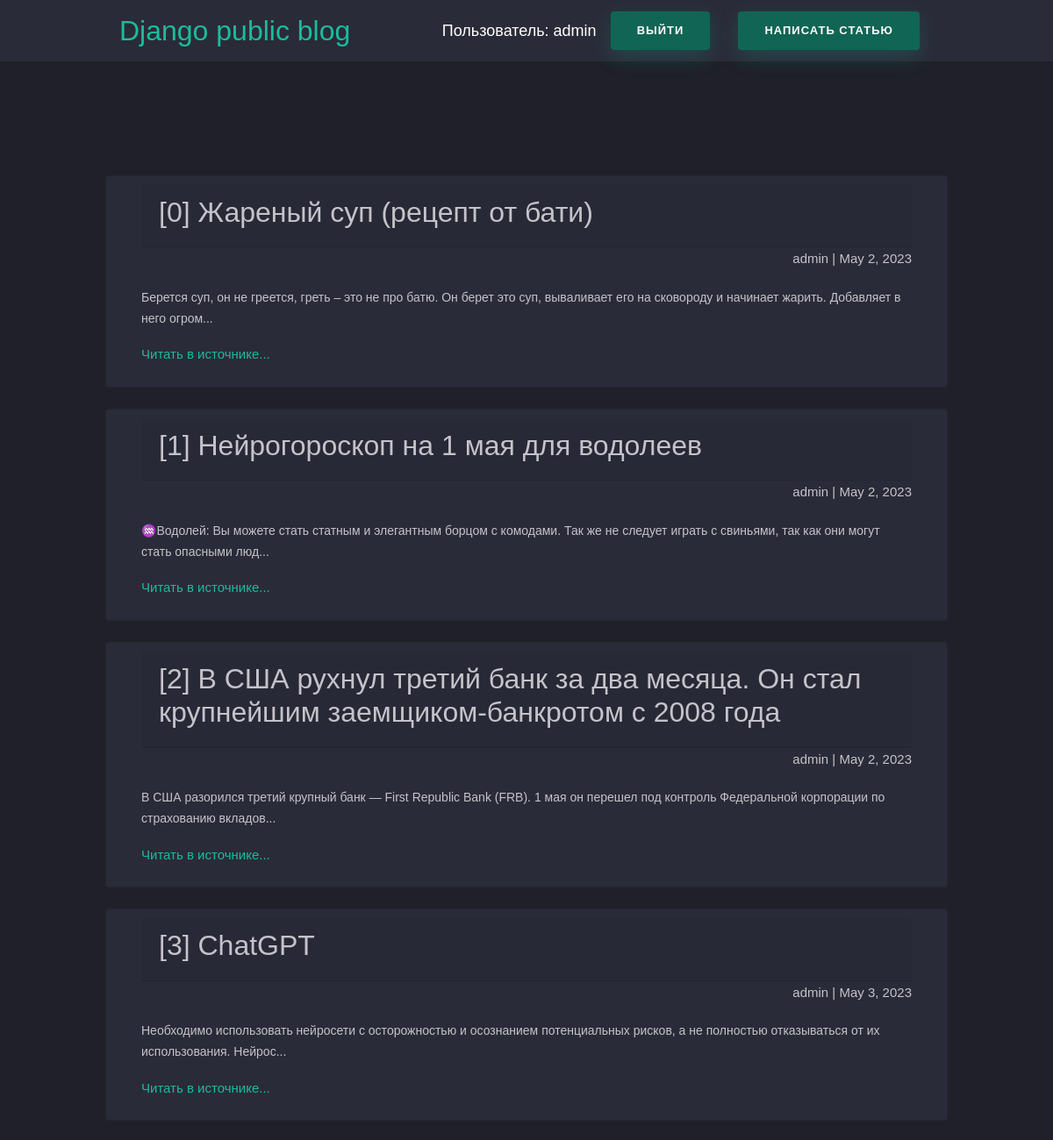
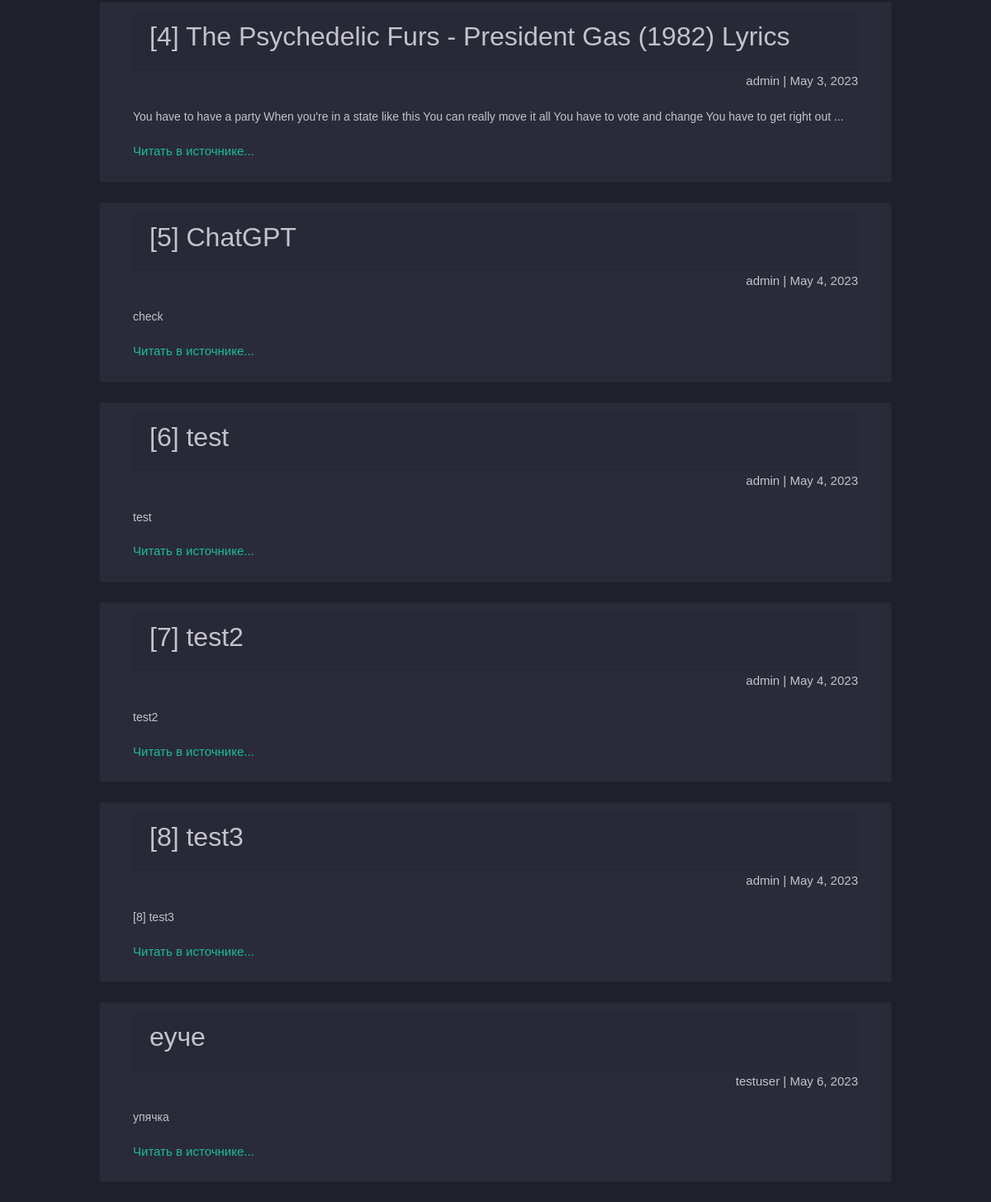
The app's page / (signed in) with its own data (2 pictures, top to bottom).
### articles2/models.py (models this page shows, shortened)
class Article(models.Model):
    title = models.CharField(max_length=200)
    author = models.ForeignKey(User, on_delete=models.CASCADE)
    text = models.TextField()
    created_date = models.DateField(auto_now_add=True)
    def get_excerpt(self):
        return self.text[:140] + "..." if len(self.text) > 140 else self.text

### articles2/views.py (the view)
# urls.py: path('', views.archive, name='archive'),
def archive(request):
	return render(request, 'archive.html', {"posts": Article.objects.all()})

### articles2/templates/archive.html (shortened to what this page needs)
<head>
    <link rel="stylesheet" href="https://cdn.jsdelivr.net/npm/bootstrap@4.3.1/dist/css/bootstrap.min.css">
</head>
<body>
	<div class="nav-wrapper">
	<nav class="navbar navbar-dark justify-content-between my-auto">
		<a href="/">Django public blog</a>
		{% if request.user.is_authenticated %}
		<div class="d-flex my-auto">
			<p class="my-auto username-label">Пользователь: {{ user.username }}</p>
			<a href="/logout"><button class="btn btn-outline-success mx-3">Выйти</button></a>
			<a href="/article/new"><button class="btn btn-outline-success mx-3">Написать статью</button></a>
		</div>
		{% else %}
		<div class="d-flex my-auto">
			<a href="/login"><button class="btn mx-3">Вход</button></a>
			<a href="register"><button class="btn btn-outline-success mx-3" type="submit">Регистрация</button></a>
		</div>
		{% endif %}
	  </nav>
	</div>
	<div class="archive">
		{% for post in posts %}
		<div class="card mb-4 pb-4">
				<div class="card-header">
					<h2 class="post-title">{{ post.title }}</h2>
				</div>
				<div class="article-info">
					<span>{{ post.author.username }}</span>   |   <span>{{ post.created_date }}</span>
				</div>
				<p class="article-text">{{ post.get_excerpt }}</p>
				{% with post.id|stringformat:"s" as postid %}
					{% with "/article/"|add:postid as postslug %}
					<a href='{{ postslug }}'>Читать в источнике...</a>
					{% endwith %}
				{% endwith %}
		</div>
		{% endfor %}
	</div>
	</body>

### articles2/templates/archive.html (style rules this page uses)
.username-label { color: #fff; font-size: large; }
nav > a { font-size: xx-large; }
.article-info, nav { margin-right: 0; margin-left: auto; margin-bottom: 20px; }
.card { background-color: #2a2b38; padding: 10px 40px; }
.nav-wrapper { background-color: #2a2b38; position: fixed; width: 100%; z-index: 100; border-bottom: #1f2029 solid 10px; }
.btn { border-radius: 4px; height: 44px; font-size: 13px; font-weight: 600; text-transform: uppercase; -webkit-transition: all 200ms linear; transition: all 200ms linear; padding: 0 30px; letter-spacing: 1px; display: -webkit-inline-flex; display: -ms-inline-flexbox; display: inline-flex; -webkit-align-items: center; -moz-align-items: center; -ms-align-items: center; align-items: center; -webkit-justify-content: center; -moz-justify-content: center; -ms-justify-content: center; justify-content: center; -ms-flex-pack: center; text-align: center; border: none; background-color: #116554; color: #ffffff; box-shadow: 0 8px 24px 0 #1abc9c33; }
body { font-family: 'Poppins', sans-serif; font-weight: 300; font-size: 15px; line-height: 1.7; color: #c4c3ca; background-color: #1f2029; overflow-x: hidden; }
a { cursor: pointer; transition: all 200ms linear; color: #1abc9c; text-decoration: none; }
p { font-weight: 500; font-size: 14px; line-height: 1.7; }
.archive, nav { width: 960px; margin-left: auto; margin-right: auto; }
.archive { padding-top: 200px; }

### records on screen
Article: title "[0] Жареный суп (рецепт от бати)", author.username "admin", created_date "May 2, 2023", get_excerpt "Берется суп, он не греется, греть – это не про батю. Он берет это суп, вываливает его на сковороду и начинает жарить. Добавляет в него огром..."
Article: title "[1] Нейрогороскоп на 1 мая для водолеев", author.username "admin", created_date "May 2, 2023", get_excerpt "♒️Водолей: Вы можете стать статным и элегантным борцом с комодами. Так же не следует играть с свиньями, так как они могут стать опасными люд..."
Article: title "[2] В США рухнул третий банк за два месяца. Он стал крупнейшим заемщиком-банкротом с 2008 года", author.username "admin", created_date "May 2, 2023", get_excerpt "В США разорился третий крупный банк — First Republic Bank (FRB). 1 мая он перешел под контроль Федеральной корпорации по страхованию вкладов..."
Article: title "[3] ChatGPT", author.username "admin", created_date "May 3, 2023", get_excerpt "Необходимо использовать нейросети с осторожностью и осознанием потенциальных рисков, а не полностью отказываться от их использования. Нейрос..."
Article: title "[4] The Psychedelic Furs - President Gas (1982) Lyrics", author.username "admin", created_date "May 3, 2023", get_excerpt "You have to have a party When you're in a state like this You can really move it all You have to vote and change You have to get right out ..."
Article: title "[5] ChatGPT", author.username "admin", created_date "May 4, 2023", get_excerpt "check"
Article: title "[6] test", author.username "admin", created_date "May 4, 2023", get_excerpt "test"
Article: title "[7] test2", author.username "admin", created_date "May 4, 2023", get_excerpt "test2"
Article: title "[8] test3", author.username "admin", created_date "May 4, 2023", get_excerpt "[8] test3"
Article: title "еуче", author.username "testuser", created_date "May 6, 2023", get_excerpt "упячка"

### other values on screen
{{ user.username }} "admin"
